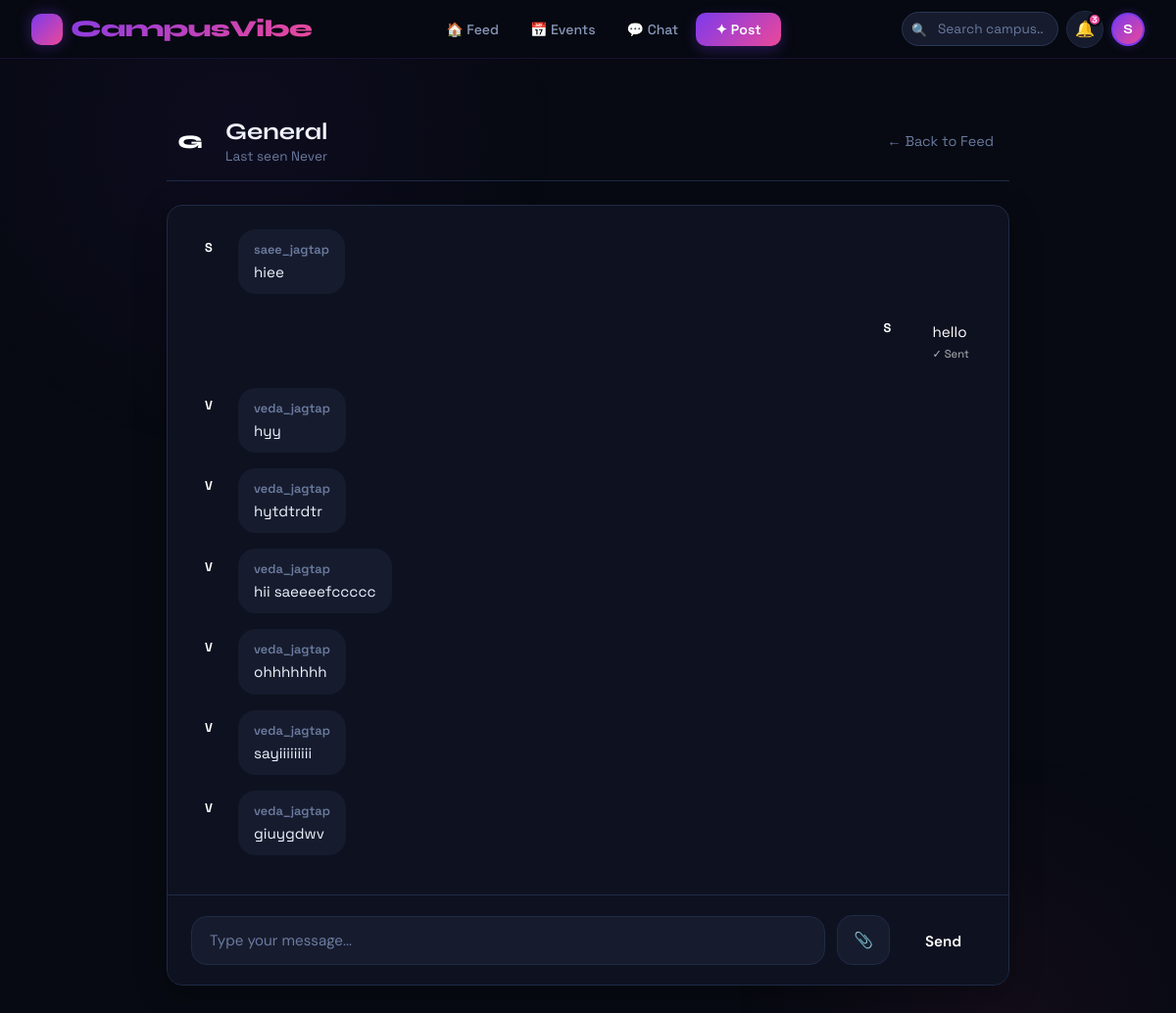
/chat/general/ (signed in), run on the app's committed database.
### chat/models.py (models this page shows)
class Message(models.Model):
    sender = models.ForeignKey(User, related_name="sender", on_delete=models.CASCADE)
    receiver = models.ForeignKey(User, related_name="receiver", on_delete=models.CASCADE, null=True, blank=True)
    text = models.TextField(blank=True)
    image = models.TextField(blank=True)
    is_seen = models.BooleanField(default=False)
    group_name = models.CharField(max_length=100, null=True, blank=True)
    created_at = models.DateTimeField(auto_now_add=True)

### chat/views.py (the view)
@login_required
def chat_page(request, room):
    messages = Message.objects.filter(
        group_name=room
    ).order_by("created_at")
    is_online = False
    last_seen = None
    try:
        status = UserStatus.objects.get(user=request.user)
        is_online = status.is_online
        last_seen = status.last_seen
    except UserStatus.DoesNotExist:
        pass
    return render(
        request,
        "chat/chat.html",
        {
            "room": room,
            "messages": messages,
            "is_online": is_online,
            "last_seen": last_seen,
        }
    )

### chat/templates/chat/chat.html (shortened to what this page needs)
{% extends 'index.html' %}
{% load static %}
{% block content %}
<div class="chat-page">
    <div class="chat-header">
        <div class="chat-room-info">
            <div class="room-avatar">{{ room|first|upper }}</div>
            <div class="room-details">
                <h1>{{ room|title }}</h1>
                <div class="room-status{% if is_online %} status-online{% endif %}">
                    {% if is_online %}
                        🟢 Online
                    {% else %}
                        Last seen {{ last_seen|default:"Never" }}
                    {% endif %}
                </div>
            </div>
        </div>
        <a href="/feed/" class="back-link">
            ← Back to Feed
        </a>
    </div>
    <div class="chat-container">
        <div id="chat-messages" class="chat-messages">
            {% for msg in messages %}
            <div class="message{% if msg.sender == request.user %} own{% endif %}">
                {% if msg.sender != request.user %}
                <div class="message-avatar">{{ msg.sender.username|first|upper }}</div>
                {% endif %}
                <div class="message-content">
                    {% if msg.sender != request.user %}
                    <div class="message-sender">{{ msg.sender.username }}</div>
                    {% endif %}
                    <div class="message-text">{{ msg.text }}</div>
                    {% if msg.sender == request.user %}
                    <div class="message-status">
                        {% if msg.is_seen %}✓✓ Seen{% else %}✓ Sent{% endif %}
                    </div>
                    {% endif %}
                </div>
                {% if msg.sender == request.user %}
                <div class="message-avatar">{{ request.user.username|first|upper }}</div>
                {% endif %}
            </div>
            {% empty %}
            <div class="empty-chat">
                <div class="empty-chat-icon">💬</div>
                <div class="empty-chat-text">No messages yet</div>
                <div class="empty-chat-subtext">Start the conversation!</div>
            </div>
            {% endfor %}
        </div>
        <div id="typing-indicator" class="typing-indicator"></div>
        <div class="chat-input-area">
            <div class="input-group">
                <textarea
                    id="message-input"
                    class="message-input"
                    placeholder="Type your message..."
                    rows="1"
                    onkeydown="handleKeyPress(event)"
                ></textarea>
                <label for="image-input" class="file-label">
                    📎
                </label>
                <button onclick="sendMessage()" class="send-btn">
                    Send
                </button>
            </div>
        </div>
    </div>
</div>
{% endblock %}

### app/templates/index.html (shortened to what this page needs)
<!DOCTYPE html>
<html lang="en">
<head>
</head>
<body>
<nav class="top-nav">
    <a href="/" class="nav-logo">
        <span class="nav-logo-icon">🎓</span>
        CampusVibe
    </a>
    <div class="nav-links-desktop">
        {% if user.is_authenticated %}
            <a href="/feed/" id="nav-feed">🏠 Feed</a>
            <a href="/event/" id="nav-events">📅 Events</a>
            <a href="/chat/" id="nav-chat">💬 Chat</a>
            <a href="/create-post/" class="btn nav-cta-btn">✦ Post</a>
        {% else %}
            <a href="/">Home</a>
            <a href="/register/" class="btn nav-cta-btn">Join Free →</a>
            <a href="/login/">Sign in</a>
        {% endif %}
    </div>
    <div class="nav-right">
        {% if user.is_authenticated %}
            <div class="nav-search-wrap">
                <span class="nav-search-icon">🔍</span>
                <form method="GET" action="/feed/">
                    <input class="nav-search-input" type="text" name="q" placeholder="Search campus..." value="{{ request.GET.q|default:'' }}">
                </form>
            </div>
            <a href="/notifications/" class="nav-icon-btn" title="Notifications">
                🔔
                <span class="notif-badge">3</span>
            </a>
            <a href="/profile/" class="nav-avatar">
                {{ user.username|first|upper }}
            </a>
        {% else %}
            <a href="/login/" class="btn btn-ghost btn-sm">Sign in</a>
        {% endif %}
    </div>
</nav>
<div class="page">
    {% block content %}
    {% endblock %}
</div>
</body>
</html>

### chat/templates/chat/chat.html (style rules this page uses)
.chat-page { max-width: 900px; margin: 0 auto; padding: 60px 20px 100px; display: flex; flex-direction: column; height: calc(100vh - 70px); }
.chat-header { display: flex; justify-content: space-between; align-items: center; margin-bottom: 24px; padding-bottom: 16px; border-bottom: 1px solid var(--border); }
.chat-room-info { display: flex; align-items: center; gap: 12px; }
.room-avatar { width: 48px; height: 48px; border-radius: 50%; background: linear-gradient(135deg, var(--accent), var(--accent2)); display: flex; align-items: center; justify-content: center; font-family: 'Syne', sans-serif; font-size: 1.2rem; font-weight: 800; color: white; }
.room-details h1 { font-family: 'Syne', sans-serif; font-size: 1.5rem; font-weight: 700; margin: 0; color: var(--text); }
.room-status { font-size: 0.85rem; color: var(--muted); margin-top: 2px; }
.chat-container { flex: 1; display: flex; flex-direction: column; background: var(--surface); border: 1px solid var(--border); border-radius: var(--radius); overflow: hidden; box-shadow: 0 8px 32px rgba(0,0,0,0.3); }
.chat-messages { flex: 1; overflow-y: auto; padding: 24px; display: flex; flex-direction: column; gap: 16px; }
.message { display: flex; gap: 12px; max-width: 70%; }
.message.own { align-self: flex-end; flex-direction: row-reverse; }
.message-avatar { width: 36px; height: 36px; border-radius: 50%; background: linear-gradient(135deg, var(--accent), var(--accent2)); display: flex; align-items: center; justify-content: center; font-size: 0.8rem; font-weight: 700; color: white; flex-shrink: 0; }
.message.own .message-avatar { background: linear-gradient(135deg, var(--gold), var(--success)); }
.message-content { background: var(--surface2); border-radius: 18px; padding: 12px 16px; position: relative; }
.message.own .message-content { background: linear-gradient(135deg, var(--accent), var(--accent2)); color: white; }
.message-sender { font-weight: 600; font-size: 0.8rem; color: var(--muted); margin-bottom: 4px; }
.message-text { font-size: 0.95rem; line-height: 1.4; word-wrap: break-word; }
.message-status { font-size: 0.7rem; opacity: 0.7; margin-top: 4px; text-align: right; }
.typing-indicator { font-size: 0.85rem; color: var(--muted); font-style: italic; padding: 8px 24px; }
.chat-input-area { border-top: 1px solid var(--border); padding: 20px 24px; background: var(--surface); }
.input-group { display: flex; gap: 12px; align-items: flex-end; }
.message-input { flex: 1; padding: 14px 18px; background: var(--surface2); border: 1px solid var(--border); border-radius: var(--radius); color: var(--text); font-family: 'DM Sans', sans-serif; font-size: 0.95rem; resize: none; min-height: 20px; max-height: 120px; overflow-y: auto; }
.message-input::placeholder { color: var(--muted); }
.file-label { padding: 14px 16px; background: var(--surface2); border: 1px solid var(--border); border-radius: var(--radius); color: var(--muted); cursor: pointer; transition: all 0.2s; display: flex; align-items: center; gap: 8px; }
.send-btn { padding: 14px 24px; background: linear-gradient(135deg, var(--accent), var(--accent2)); border: none; border-radius: var(--radius); color: white; font-family: 'DM Sans', sans-serif; font-size: 0.95rem; font-weight: 600; cursor: pointer; transition: transform 0.2s, box-shadow 0.2s; }
.back-link { color: var(--muted); text-decoration: none; font-size: 0.9rem; display: flex; align-items: center; gap: 6px; transition: color 0.2s; padding: 8px 16px; border-radius: var(--radius); }
.message { animation: fadeIn 0.3s ease both; }

### data on the page
Message: sender.username|first "S", sender.username "saee_jagtap", text "hiee"
Message: text "hello", is_seen "✓ Sent"
Message: sender.username|first "V", sender.username "veda_jagtap", text "hyy"
Message: sender.username|first "V", sender.username "veda_jagtap", text "hytdtrdtr"
Message: sender.username|first "V", sender.username "veda_jagtap", text "hii saeeeefccccc"
Message: sender.username|first "V", sender.username "veda_jagtap", text "ohhhhhhh"
Message: sender.username|first "V", sender.username "veda_jagtap", text "sayiiiiiiiii"
Message: sender.username|first "V", sender.username "veda_jagtap", text "giuygdwv"

### other printed values
{{ user.username|first|upper }} "S"
{{ room|first|upper }} "G"
{{ room|title }} "General"
{{ last_seen|default:"Never" }} "Never"
{{ request.user.username|first|upper }} "S"
